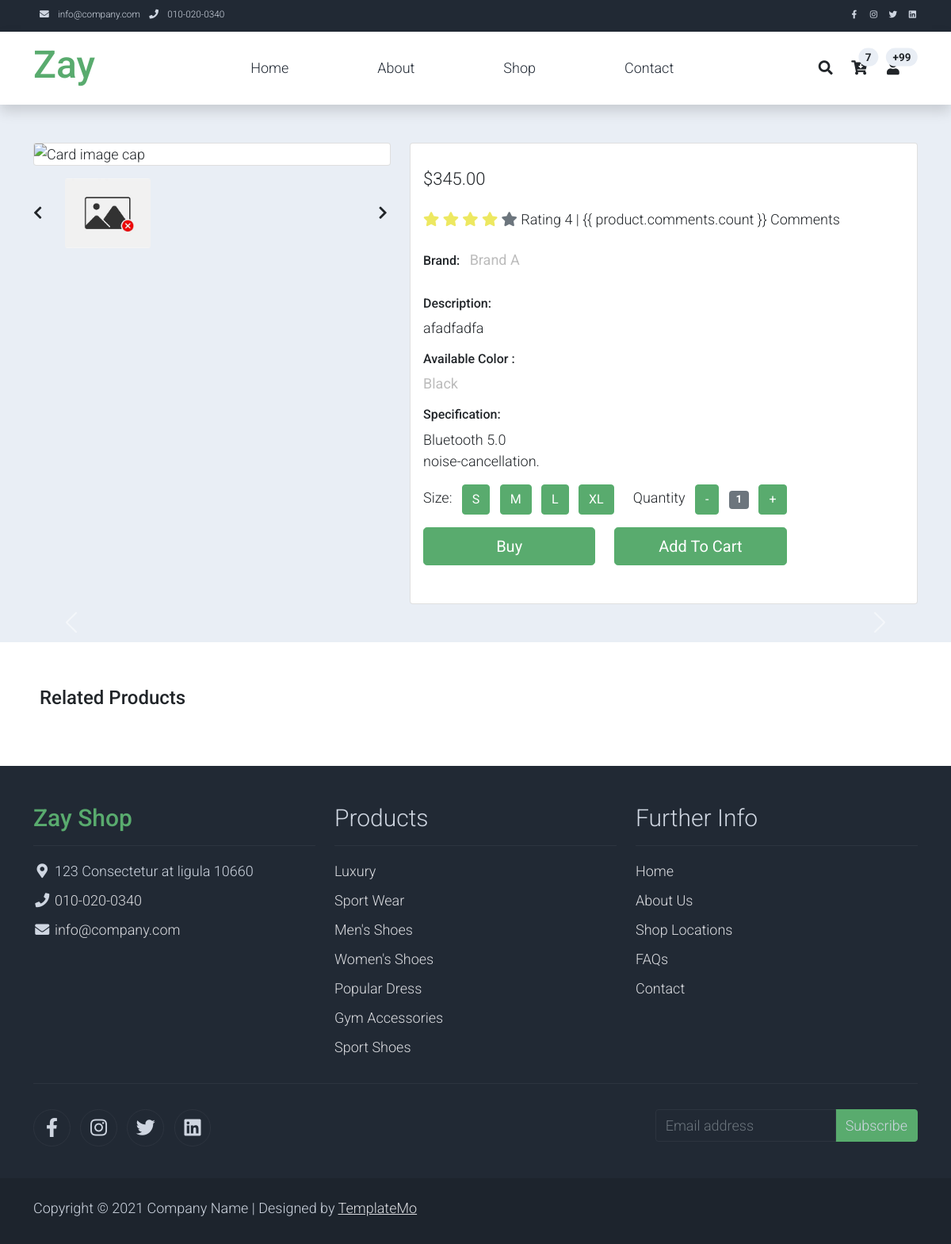
/shop-single/3/, run on the app's committed database.
### main/models.py (models this page shows, shortened)
class ProductImage(models.Model):
    product = models.ForeignKey(Product, on_delete=models.CASCADE, related_name='product_images')
    image = models.ImageField(upload_to='product_images/', blank=True, null=True, default='default.jpg')

class Product(models.Model):
    RATING_CHOICES = [
        (1, '1 Star'),
        (2, '2 Stars'),
        (3, '3 Stars'),
        (4, '4 Stars'),
        (5, '5 Stars'),
    ]
    name = models.CharField(max_length=200)
    rating = models.IntegerField(choices=RATING_CHOICES)
    brand = models.CharField(max_length=100)
    description = models.TextField()
    specifications = models.CharField(max_length=5000, null=True, blank=True)
    available_colors = models.ManyToManyField(Color, blank=True, verbose_name="Available Colors")
    sizes = models.ManyToManyField(Size, blank=True, verbose_name="Available Sizes")
    quantity = models.PositiveIntegerField()
    price = models.DecimalField(max_digits=10, decimal_places=2)
    featured_product = models.BooleanField(default=False, verbose_name="Featured Product")
    category = models.ForeignKey(Category, on_delete=models.CASCADE, related_name="products", null=True)
    gender = models.CharField(max_length=10, choices=[('male', 'Male'), ('female', 'Female'), ('unisex', 'Unisex')], null=True, blank=True)
    images = models.ManyToManyField('ProductImage', related_name='products', blank=True)
    class Meta:
        verbose_name = "Product"
        verbose_name_plural = "Products"

class Color(models.Model):
    name = models.CharField(max_length=50)

### main/views.py (the view, shortened to what this page needs)
# urls.py: path('shop-single/<int:product_id>/', product_detail, name='shop_single'),
def product_detail(request, product_id):
    product = get_object_or_404(Product, pk=product_id)
    comments = product.comments.all()
    form = CommentForm()
    specifications_list = product.specifications.split(',') if product.specifications else []
    related_products = Product.objects.filter(category=product.category).exclude(id=product.id)[:4]
    context = {
        'product': product,
        'comments': comments,
        'form': form,
        'specifications_list': specifications_list,
        'related_products': related_products,
    }
    return render(request, 'shop-single.html', context)

### main/forms.py
class CommentForm(forms.ModelForm):
    class Meta:
        model = Comment
        fields = ['first_name', 'last_name', 'text', 'rating']
    rating = forms.ChoiceField(choices=[(i, str(i)) for i in range(1, 6)], label="Rating (1-5)")

### templates/shop-single.html (shortened to what this page needs)
{% extends 'base.html' %}
{% load static %}
{% block content %}
<section class="bg-light">
    <div class="container pb-5">
        <div class="row">
            <div class="col-lg-5 mt-5">
                <div class="card mb-3">
                    {% if product.images.first.image %}
                    <img class="card-img img-fluid " src="{{ product.images.first.url }}" alt="Card image cap" id="product-detail">
                    {% else %}
                    <img class="card-img img-fluid" src="{% static 'assets/img/default.jpg' %}" alt="Card image cap" id="product-detail">
                    {% endif %}
                </div>
                <div class="row">
                    <div class="col-1 align-self-center">
                        <a style="cursor: pointer;" href="multi-item-example" role="button" data-bs-slide="prev">
                            <i class="text-dark fas fa-chevron-left"></i>
                        </a>
                    </div>
                    <div id="multi-item-example" class="col-10 carousel slide carousel-multi-item"
                        data-bs-ride="carousel">
                        <div class="carousel-inner product-links-wap" role="listbox">
                            {% for image in product.images.all %}
                            <div class="carousel-item {% if forloop.first %}active{% endif %}">
                                <div class="row">
                                    <div class="col-4">
                                        <a href="#">
                                            <img class="card-img img-fluid" style="width: 1000px;;" src="{{ image.image.url }}"
                                                alt="Product Image {{ forloop.counter }}">
                                        </a>
                                    </div>
                                </div>
                            </div>
                            {% endfor %}
                        </div>
                    </div>
                    <div class="col-1 align-self-center">
                        <a href="#multi-item-example" role="button" data-bs-slide="next">
                            <i class="text-dark fas fa-chevron-right"></i>
                        </a>
                    </div>
                </div>
            </div>
            <div class="col-lg-7 mt-5">
                <div class="card">
                    <div class="card-body">
                        <p class="h3 py-2">${{ product.price }}</p>
                        <p class="py-2">
                            <i class="fa fa-star text-warning"></i>
                            <i class="fa fa-star text-warning"></i>
                            <i class="fa fa-star text-warning"></i>
                            <i class="fa fa-star text-warning"></i>
                            <i class="fa fa-star text-secondary"></i>
                            <span class="list-inline-item text-dark">Rating {{ product.rating }} | {{
                                product.comments.count }} Comments</span>
                        </p>
                        <ul class="list-inline">
                            <li class="list-inline-item">
                                <h6>Brand:</h6>
                            </li>
                            <li class="list-inline-item">
                                <p class="text-muted"><strong>{{ product.brand }}</strong></p>
                            </li>
                        </ul>
                        <h6>Description:</h6>
                        <p>{{ product.description }}</p>
                        <ul class="list-inline">
                            <li class="list-inline-item">
                                <h6>Available Color :</h6>
                                <ul class="list-inline">
                                    {% if product.available_colors.all %}
                                    {% for color in product.available_colors.all %}
                                    <li class="list-inline-item">
                                        <p class="text-muted"><strong>{{ color.name }}</strong></p>
                                    </li>
                                    {% endfor %}
                                    {% else %}
                                    <p class="text-muted"><strong>Color not available</strong></p>
                                    {% endif %}
                                </ul>
                                <h6>Specification:</h6>
                                <ul class="list-unstyled pb-3">
                                    {% if specifications_list %}
                                    {% for spec in specifications_list %}
                                    <li>{{ spec }}</li>
                                    {% endfor %}
                                    {% else %}
                                    <li>No specifications available.</li>
                                    {% endif %}
                                </ul>
                                <form action="" method="GET">
                                    <div class="row">
                                        <div class="col-auto">
                                            <ul class="list-inline pb-3">
                                                <li class="list-inline-item">Size:
                                                </li>
                                                <li class="list-inline-item"><span class="btn btn-success btn-size"
                                                        data-size="S">S</span></li>
                                                <li class="list-inline-item"><span class="btn btn-success btn-size"
                                                        data-size="M">M</span></li>
                                                <li class="list-inline-item"><span class="btn btn-success btn-size"
                                                        data-size="L">L</span></li>
                                                <li class="list-inline-item"><span class="btn btn-success btn-size"
                                                        data-size="XL">XL</span></li>
                                            </ul>
                                        </div>
                                        <div class="col-auto">
                                            <ul class="list-inline pb-3">
                                                <li class="list-inline-item text-right">
                                                    Quantity
                                                </li>
                                                <li class="list-inline-item"><span class="btn btn-success"
                                                        id="btn-minus">-</span></li>
                                                <li class="list-inline-item"><span class="badge bg-secondary"
                                                        id="var-value">1</span></li>
                                                <li class="list-inline-item"><span class="btn btn-success"
                                                        id="btn-plus">+</span></li>
                                            </ul>
                                        </div>
                                    </div>
                                    <div class="row pb-3">
                                        <div class="col d-grid">
                                            <button type="submit" class="btn btn-success btn-lg" name="submit"
                                                value="buy">Buy</button>
                                        </div>
                                        <div class="col d-grid">
                                            <button type="submit" class="btn btn-success btn-lg" name="submit"
                                                value="addtocart">Add To Cart</button>
                                        </div>
                                    </div>
                                </form>
                    </div>
                </div>
            </div>
        </div>
    </div>
</section>
<section class="py-5" style="display: flex; justify-content: center; align-items: center">
    <div class="container">
        <div class="row text-left p-2 pb-3">
            <h4>Related Products</h4>
        </div>
        {% load static %}
            <a class="carousel-control-prev" href="#carousel-related-product" role="button" data-slide="prev">
                <span class="carousel-control-prev-icon" aria-hidden="true"></span>
            </a>
            <a class="carousel-control-next" href="#carousel-related-product" role="button" data-slide="next">
                <span class="carousel-control-next-icon" aria-hidden="true"></span>
            </a>
        </div>
</section>
{% endblock content %}

### static/assets/css/templatemo.css (style rules this page uses)
body, ul, li, p, a, label, input, div { font-family: 'Roboto', sans-serif; font-size: 18px !important; font-weight: 300 !important; }
.h3 { font-family: 'Roboto', sans-serif; font-size: 22px !important; }
.text-warning { color: #ede861 !important; }
.text-muted { color: #bcbcbc !important; }
.bg-light { background-color: #e9eef5 !important; }
.btn-success { background-color: #59ab6e !important; border-color: #56ae6c !important; }

### data on the page
ProductImage: image (placeholder picture)
Product: price "345.00", rating "4", brand "Brand A", description "afadfadfa"
Color: name "Black"

### other printed values
{{ spec }} "Bluetooth 5.0" "noise-cancellation."
